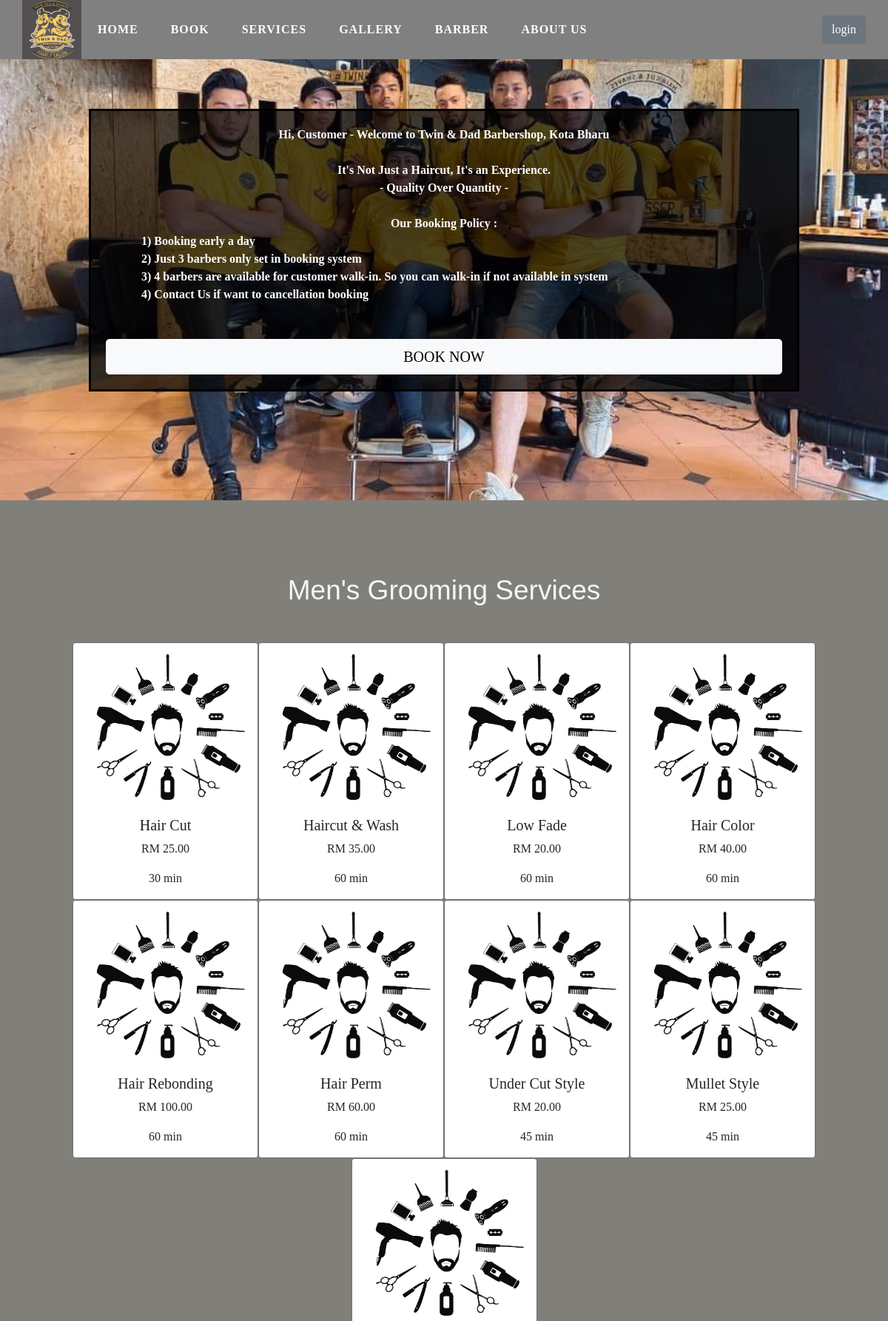
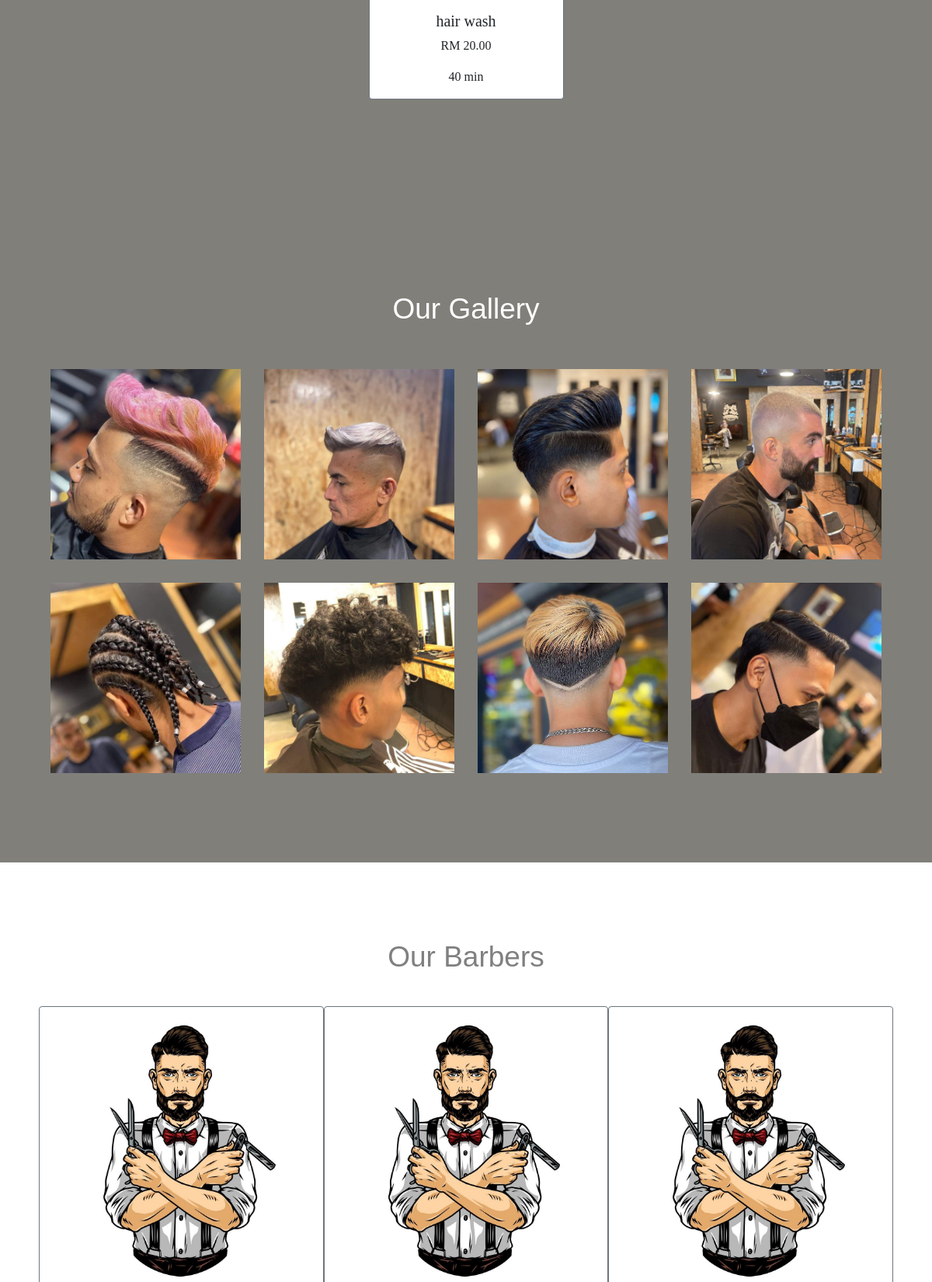
The page / (upper part) on the database its author committed (2 pictures, top to bottom).
### tables this page shows
CREATE TABLE `services` (
  `service_id` int(11) NOT NULL,
  `service_name` varchar(255) NOT NULL,
  `service_desc` varchar(255) NOT NULL,
  `service_price` decimal(6,2) NOT NULL,
  `service_duration` int(5) NOT NULL,
  `service_img` varchar(100) DEFAULT NULL
);

CREATE TABLE `barbers` (
  `barber_id` int(11) NOT NULL,
  `barber_name` varchar(255) NOT NULL,
  `barber_phonenum` varchar(255) NOT NULL,
  `barber_email` varchar(255) NOT NULL,
  `barber_un` varchar(255) NOT NULL,
  `barber_password` varchar(255) NOT NULL
);

### index.php (the view, shortened to what this page needs)
<?php
    include "connect.php";
    include "includes/header.php";
    include "includes/navbar.php";
?>
<link rel="stylesheet" href="css/main.css">
<html>
    <section class="home-section"id="home">
        <div class="home-section-container">
            <div class="bg-image">
                <img src="design/barbers-2.jpg" alt="Snow" style="width:100%;">
            </div>
            <div class="bg-text card-header text-center"> Hi,
                <?php
                    if (isset($_SESSION['user_id']) && isset($_SESSION['username'])) {
                        echo $_SESSION['username'];
                    }
                    else {
                        echo "Customer";
                    }
                ?>
                <span class="overlay-text text-center">
                    - Welcome to Twin & Dad Barbershop, Kota Bharu
                    <br><br>
                    It's Not Just a Haircut, It's an Experience.
                    <br>
                    - Quality Over Quantity -
                    <br><br>
                    Our Booking Policy :
                    <br>
                    <div class="text-start pl-5">
                        1) Booking early a day
                        <br>
                        2) Just 3 barbers only set in booking system
                        <br>
                        3) 4 barbers are available for customer walk-in. So you can walk-in if not available in system
                        <br>
                        4) Contact Us if want to cancellation booking
                        <br>
                </span>
                    </div>
                <div class="d-grid gap-2 mt-5">
                    <a class="btn btn-light btn-lg" href="booking.php">BOOK NOW</a>
                </div>
            </div>
    </section>
    <section class="pricing_section" id="pricing">
        <div class="grid-container mb-5">
            <div class="section_heading">
                <h3 style="color: whitesmoke; ">Men's Grooming Services</h3>
            </div>
            <div class="row m-5">
                <?php
                $sql = "SELECT * FROM services";
                $result = mysqli_query($conn, $sql);
                while ($service =  mysqli_fetch_assoc($result)) {
                ?>
                    <div class="card col-6 border-secondary pt-2  mx-auto" style="width: 25%" >
                        <img src="design/services.jpg" class="card-img-top rounded mx-auto d-block" alt="Team Member" style="width: 100%;">
                        <div class="card-body text-center text-dark">
                            <h5 class="card-title"> <?php echo $service ['service_name'];?> </h5>
                            <p class="card-text"> RM <?php echo $service ['service_price'];?> </p>
                            <p class="card-text"><?php echo $service ['service_duration'];?> min </p>
                        </div>
                    </div>
                <?php } ?>
            </div>
        </div>
    </section>
    <section class="service-section" id="service">
        <div class="section_heading ">
            <h3>Our Gallery</h3>
        </div>
        <div class="gallery">
            <div class="column">
                <img src="design/haircolor.jpg" alt="hairstyle" style="width:100%">
            </div>
            <div class="column">
                <img src="design/haircolor-2.jpg" alt="hairstyle" style="width:100%" >
            </div>
            <div class="column">
                <img src="design/haircut.jpg" alt="hairstyle" style="width:100%">
            </div>
            <div class="column">
                <img src="design/haircut-2.jpg" alt="hairstyle" style="width:100%" >
            </div>
            <div class="column">
                <img src="design/hairperm.jpg" alt="hairstyle" style="width:100%">
            </div>
            <div class="column">
                <img src="design/haircurly.jpg" alt="hairstyle" style="width:100%">
            </div>
            <div class="column">
                <img src="design/hairline.jpg" alt="hairstyle" style="width:100%" >
            </div>
            <div class="column">
                <img src="design/mullethair.jpg" alt="hairstyle" style="width:100%" >
            </div>
        </div>
    </section>
    <section class="barber-section" id="barber">
        <div class="container">
            <div class="section_heading">
                <h3 style="color: grey;">Our Barbers</h3>
            </div>
            <div class="row">
            <?php
            $sql = "SELECT * FROM barbers";
            $result = mysqli_query($conn, $sql);
            while ($barber =  mysqli_fetch_assoc($result)) {
            ?>
                <div class="card col border-secondary pt-3 m-auto" style="width: 35%;" >
                    <img src="design/barber-team.jpg" class="card-img-top rounded mx-auto d-block" alt="Team Member" style="width: 100%;">
                </div>
                <?php } ?>
            </div>
        </div>
    </section>
</html>

### css/main.css (style rules this page uses)
* { margin: 0; box-sizing: border-box; }
.bg-image { background-image: url("design/barbers-1.jpg"); width: 100%; background-position: center; background-repeat: no-repeat; background-size: cover; }
.bg-text { background-color: rgb(0,0,0); background-color: rgba(0,0,0, 0.7); color: rgb(255, 255, 255); font-weight: bold; border: 3px solid #000000; position: absolute; top: 50%; left: 50%; transform: translate(-50%, -50%); z-index: 2; width: 80%; padding: 20px; }
.home-section-container { position: relative; text-align: justify; margin: auto; }
.pricing_section { padding: 100px 50px; background-color: #807F7A; color: whitesmoke; }
.service-section { padding: 100px 50px; background-color: #807F7A; }
.section_heading { text-align: center; margin-bottom: 40px; }
.section_heading h3 { color: white; font-weight: 400; font-family: 'Prata', sans-serif; font-size: 37px; }
.barber-section { border-bottom: 2px solid #eee; padding: 100px 50px; }

### includes/navbar.php (style rules this page uses)
* { margin: 0; font-family: verdana; }
body { height: 85vh; }

### index.php (style rules this page uses)
* { box-sizing: border-box; }
.gallery .column { float: left; width: 25%; padding: 15px; }
.gallery::after { content: ""; clear: both; display: table; }

### rows shown on the page
services: service_name "Hair Cut", service_price "25.00", service_duration "30"
services: service_name "Haircut & Wash", service_price "35.00", service_duration "60"
services: service_name "Low Fade", service_price "20.00", service_duration "60"
services: service_name "Hair Color", service_price "40.00", service_duration "60"
services: service_name "Hair Rebonding", service_price "100.00", service_duration "60"
services: service_name "Hair Perm", service_price "60.00", service_duration "60"
services: service_name "Under Cut Style", service_price "20.00", service_duration "45"
services: service_name "Mullet Style", service_price "25.00", service_duration "45"
services: service_name "hair wash", service_price "20.00", service_duration "40"
